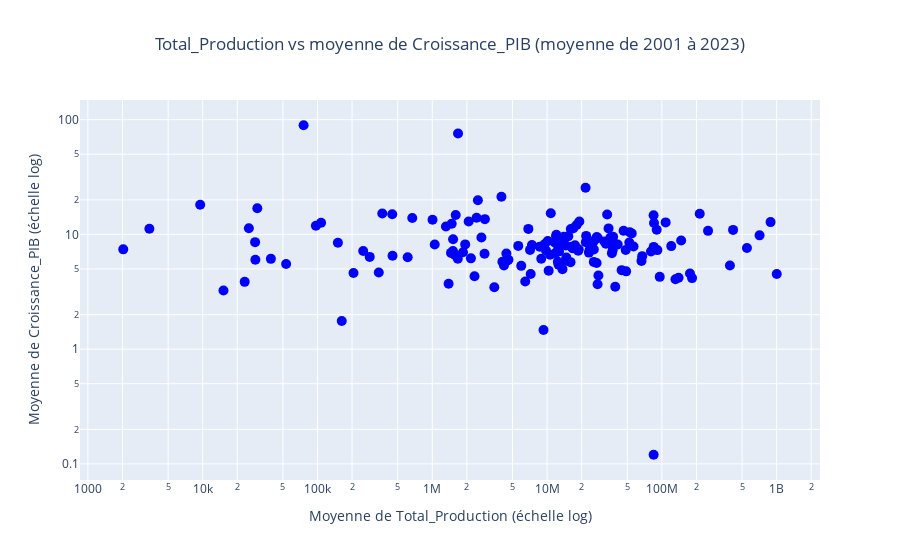

Notebook source saved alongside this figure:
### Markdown cell above
Ce nuage de point est très intéressant car au premier ordre, on se rend compte qu'il y a une relation linéaire empirique positive qui émerge en échelle log log entre la production de bois et la déforestation, ce qui semble assez intuitif : un pays déforeste pour produire du bois, sans forcément compenser en replantant des arbres. Ainsi lors de l'étude quantitative il sera judicieux de regarder le logarithme de ces quantités et aussi leurs moyennes.

### Code cell
nuage_inter(data,'Total_Production','Croissance_PIB')
nuage_inter(data,'Total_deforestation(ha)','Croissance_PIB')

### Figure 1 — Plotly figure (JSON) as saved in the notebook; plotly's stock layout.template omitted (floating-point values rounded to 4 significant figures; data arrays with more than 128 entries replaced by an {"elided": "..."} marker saying what was removed)
{"data": [{"hovertemplate": "<b>%{hovertext}</b><br><br>Total_Production=%{x}<br>Croissance_PIB=%{y}<extra></extra>", "hovertext": {"elided": "165 str values"}, "legendgroup": "", "marker": {"color": "blue", "size": 10, "symbol": "circle"}, "mode": "markers", "name": "", "orientation": "v", "showlegend": false, "type": "scatter", "x": {"elided": "165 float values"}, "xaxis": "x", "y": {"elided": "165 float values"}, "yaxis": "y"}], "layout": {"legend": {"tracegroupgap": 0}, "title": {"text": "Total_Production vs moyenne de Croissance_PIB (moyenne de 2001 à 2023)", "x": 0.5, "xanchor": "center"}, "xaxis": {"anchor": "y", "domain": [0, 1], "title": {"text": "Moyenne de Total_Production (échelle log)"}, "type": "log"}, "yaxis": {"anchor": "x", "domain": [0, 1], "title": {"text": "Moyenne de Croissance_PIB (échelle log)"}, "type": "log"}}}
